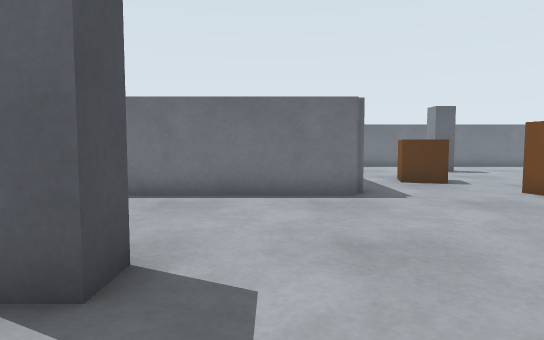
[1] (above)

24 first-person views from a walk through a world built for the Gazebo simulator. The camera is 0.61 m above the floor, tilts 4° down and sees 75° across. The floor is counted in squares, 0.5 m on a side. Each view is taken from the middle of a square. On the plan, view 1 faces up. The plan holds only what a view shows up to about 14 squares ahead; the rest is blank. The robots in the file are not drawn.

[2]
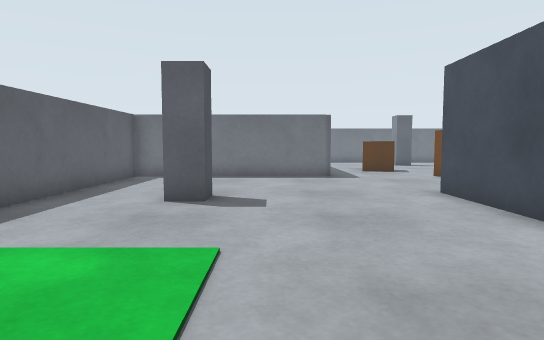

[3]
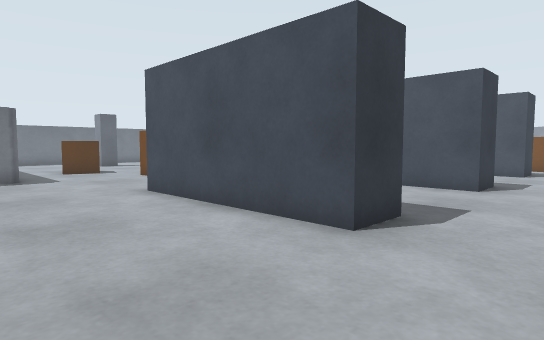

[4]
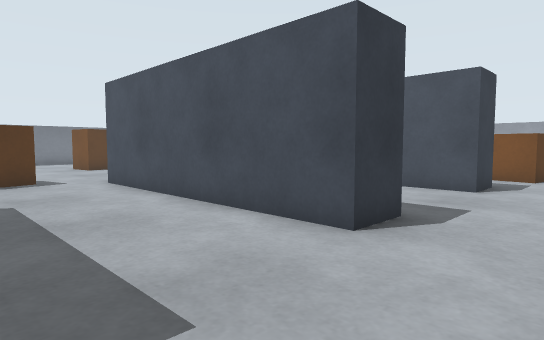

[5]
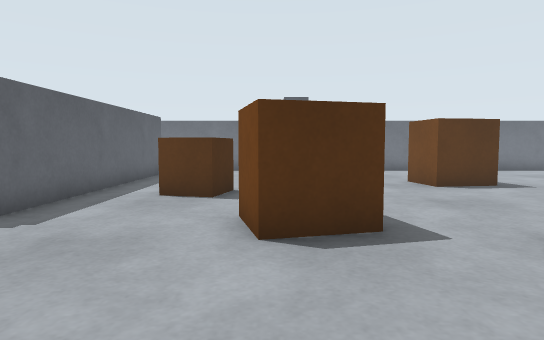

[6]
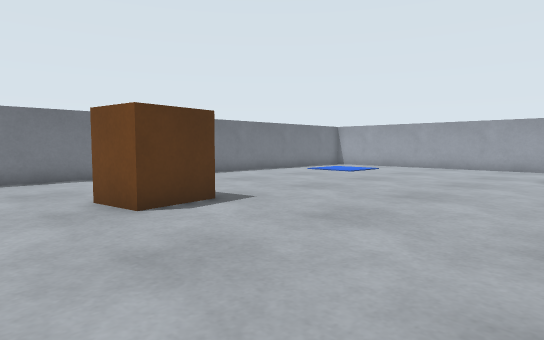

[7]
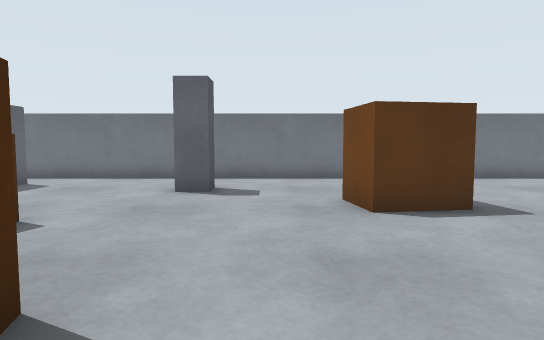

[8]
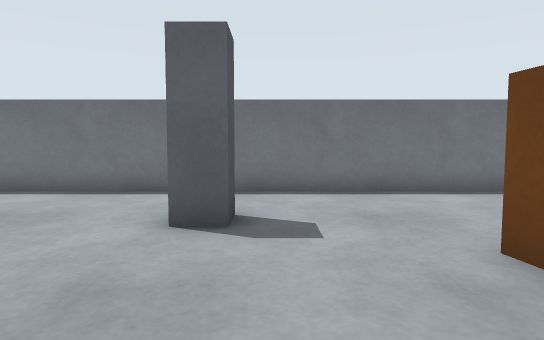

[9]
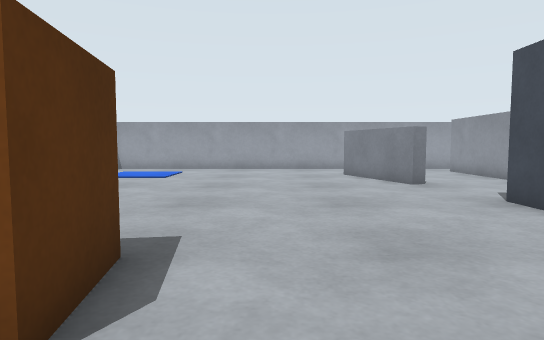

[10]
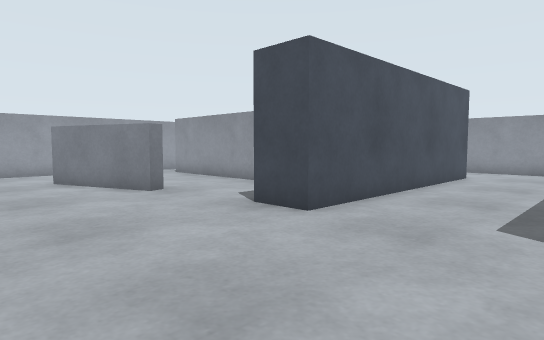

[11]
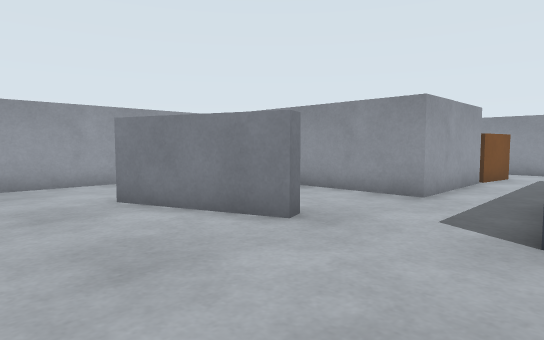

[12]
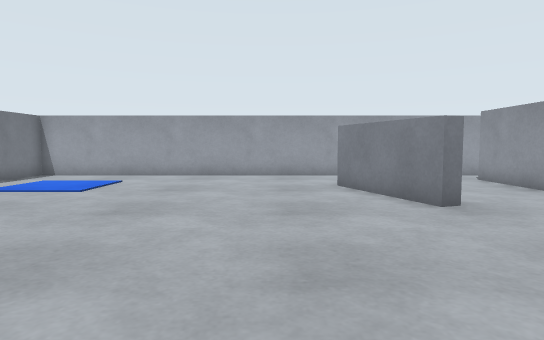

[13]
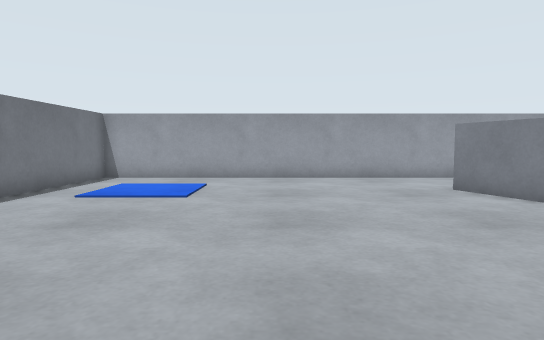

[14]
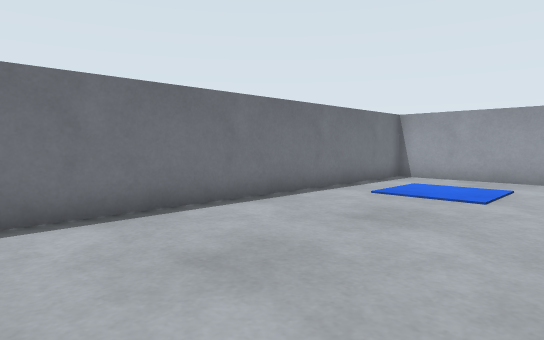

[15]
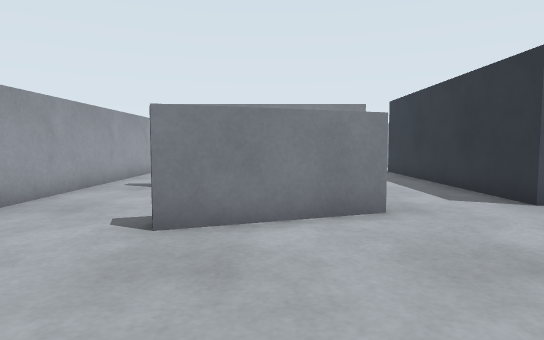

[16]
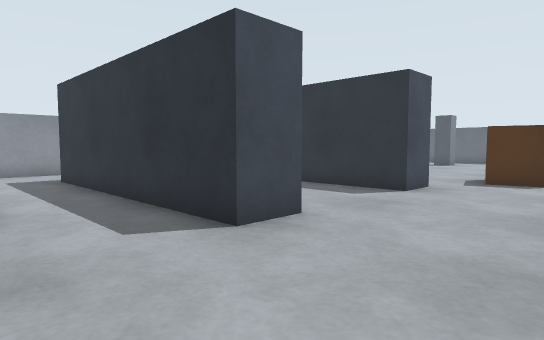

[17]
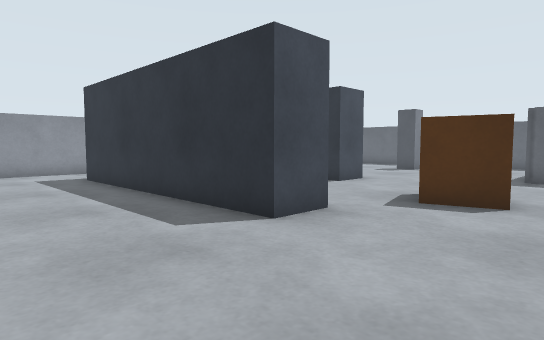

[18]
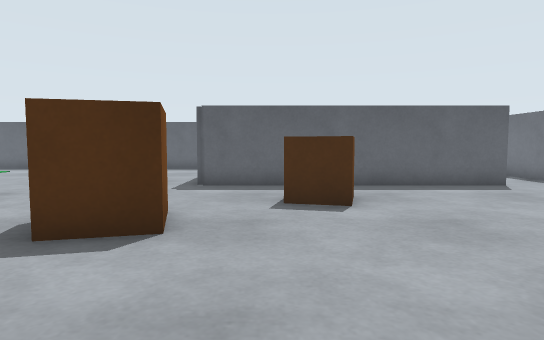

[19]
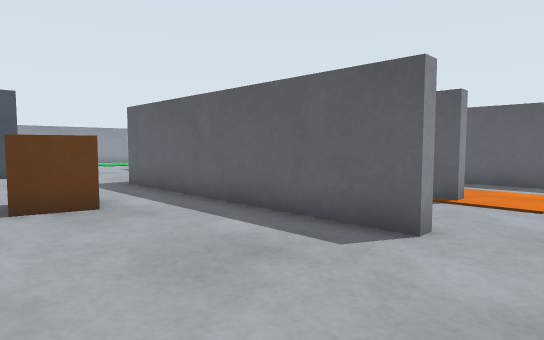

[20]
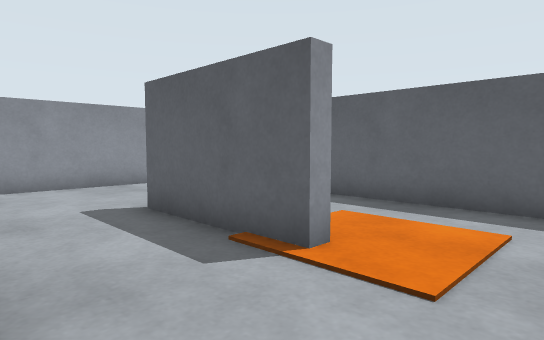

[21]
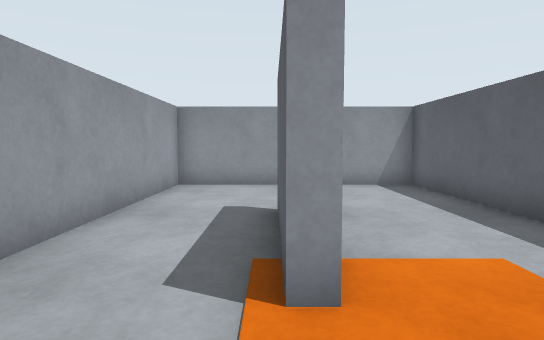

[22]
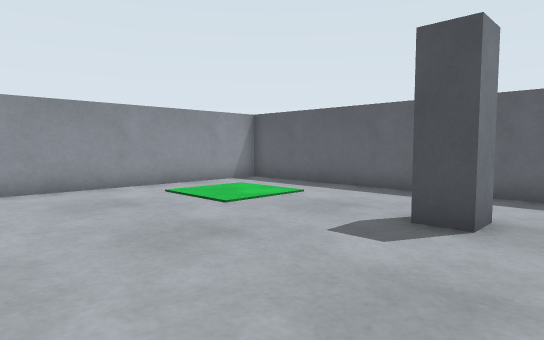

[23]
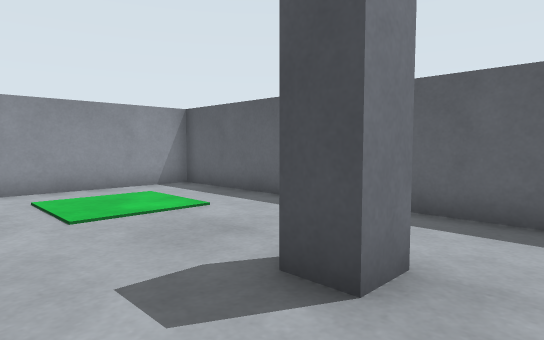

[24]
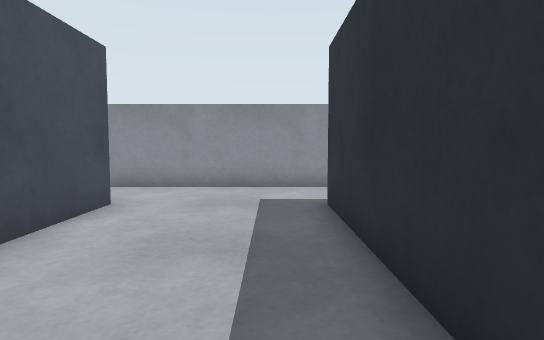

### Floor plan
Points are (right, up) in squares from view 1. A wall is a line through its corners. A room is listed if a view was taken in it or the views show most of it. See-through windows are left out.
Room 1 (views 1, 2, 3, 4, 5, 6, 7, 8, 9, 10, 11, 12, 13, 14, 15, 16, 17, 18, 19, 22, 23, 24)
walls: (10.4, 6.9) (11.8, 6.9) (11.8, -2.3) (10.4, -2.3) (10.4, 6.9); (5.8, 4.1) (5.8, -2.3) (4.4, -2.3) (4.4, 4.1) (5.8, 4.1); (20.9, 7.6) (24.7, 9) (24.9, 8.6); (20.3, 3.7) (26.5, 3.7); (16.1, -2.3) (16.1, 6.9) (17.6, 6.9); (2.3, 18.1) (2.3, 8.7) (-5.3, 8.7) (-5.3, -5.3) (2.8, -5.3); (5.2, -5.3) (14.6, -5.3); (28.3, 3.4) (28.3, 20.3) (2.4, 20.3)
ways out: opening at (2, 19.5) to room 2; opening at (16.5, -4); opening at (19.5, 5.8); opening at (27.5, 3)
objects: pillar (-2, 3); crate (4, 11) to (6, 13); crate (7, 8) to (8, 9); pillar (8, 17); crate (12, 14) to (14, 15)
Room 2 (views 20, 21)
walls: (-1.6, 17.5) (-1.1, 17.5) (-1.1, 13.5); (1.9, 18.1) (2.3, 18.1); (-5.3, 19.1) (-5.3, 9.1) (1.9, 9.1) (1.9, 16.4); (2.4, 20.3) (-1.1, 20.3)
ways out: opening at (2, 19.5) to room 1

Positions as (right, up) in squares from view 1, and headings:
1: (0, 0), facing up
2: (0, -5), facing up
3: (0, -5), facing up-right
4: (6, -5), facing up-right
5: (7, 3), facing up
6: (9, 7), facing up-right
7: (10, 7), facing up
8: (9, 11), facing up
9: (10, 12), facing right
10: (12, 12), facing down-right
11: (17, 12), facing down-right
12: (14, 11), facing right
13: (15, 14), facing right
14: (15, 14), facing up-right
15: (23, 14), facing down
16: (21, 11), facing down-left
17: (16, 11), facing down-left
18: (13, 11), facing left
19: (7, 20), facing down-left
20: (2, 20), facing down-left
21: (-1, 20), facing down
22: (4, 5), facing down-left
23: (1, 5), facing down-left
24: (7, 5), facing down
